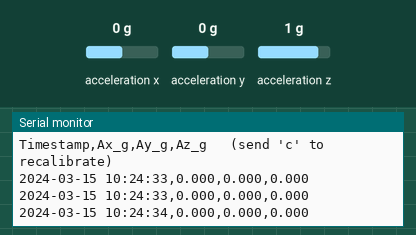
Simulated run of this sketch. Board: Arduino Uno, built with avr-gcc and run on an emulated ATmega328P. Shown: the last lines printed to the serial monitor. Wiring (inferred from the names in the program): MPU-6050 motion sensor at I2C address 0x69. Inputs (shaded band) come from the test bench; at power-on: acceleration x 0 g, acceleration y 0 g, acceleration z 1 g. The local clock reads 2024-03-15 10:24:30 at power-on unless the sketch sets it; storage starts empty.

Above: at 4.3 s.
4.4 s: acceleration x set to -1.4 g
At 5.1 s:
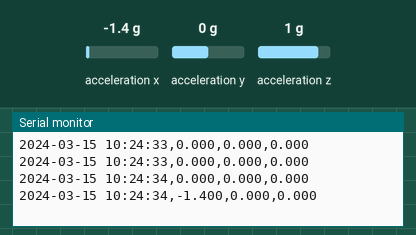
5.9 s: acceleration y set to -1.4 g
At 6.6 s:
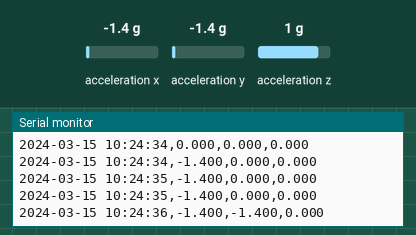
7.4 s: acceleration z set to -1.4 g
At 8.0 s:
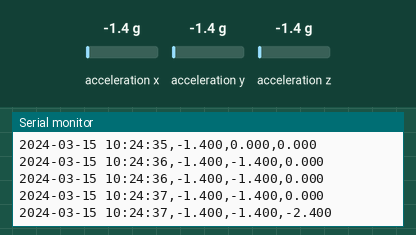
Timing chart, 0 to 10.4 s (numbered marks = the images above; inputs shaded):
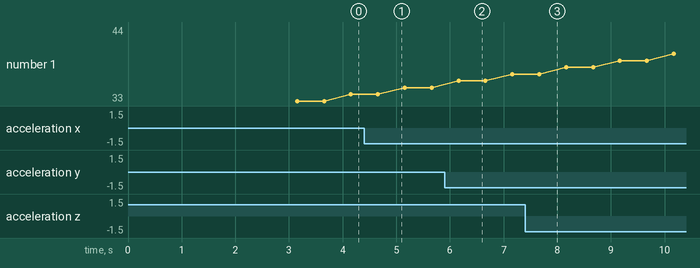

Measured:
- after the input at 4.4 s, the serial monitor: prints a new line after 0.26 s (image 1)
- after the input at 5.9 s, the serial monitor: prints a new line after 0.26 s (image 2)
- after the input at 7.4 s, the serial monitor: prints a new line after 0.26 s (image 3)

The sketch:

rtc_accel_logger_v2.ino
```cpp
/*
  DS3231 RTC + MPU6050 accelerometer -> serial monitor AND CSV file on SD card

  Libraries: RTClib by Adafruit (Library Manager). SD and Wire are built in.

  Wiring (Uno R4 WiFi / Uno: SDA = A4, SCL = A5):
    DS3231   VCC -> 3.3V or 5V, GND -> GND, SDA -> SDA, SCL -> SCL
    MPU6050  VCC -> 3.3V (or 5V on a board with regulator), GND -> GND, SDA -> SDA, SCL -> SCL
    SD card adapter (SPI):
             VCC -> 5V (module must have a regulator/level shifter; bare 3.3V-only modules -> 3.3V)
             GND -> GND, MOSI -> D11, MISO -> D12, SCK -> D13, CS -> D10 (see SD_CS)
    Format the card as FAT32.

  !! I2C ADDRESS CONFLICT !!
  The DS3231 and MPU6050 both default to 0x68. Connect the MPU6050's AD0 pin
  to 3.3V so it moves to 0x69 (MPU_ADDR below).

  FILES
  Each power-up creates a new file: LOG000.CSV, LOG001.CSV, ... (never overwrites).
  Every line is flushed to the card, so you can pull power without losing data.

  CALIBRATION
  Keep the board still at startup; send 'c' in the serial monitor to recalibrate.
    REMOVE_GRAVITY true  -> stationary reads ~0,0,0 in any orientation
    REMOVE_GRAVITY false -> bias removed only; stationary reads ~0,0,1 g (calibrate lying flat)
*/

#include <Wire.h>
#include <SPI.h>
#include <SD.h>
#include <RTClib.h>

#define SD_CS 10
#define MPU_ADDR 0x69
#define SAMPLE_INTERVAL_MS 500

#define REMOVE_GRAVITY true
#define CAL_SAMPLES    500
#define FILTER_ALPHA   0.3
#define DEADBAND_G     0.02

// MPU6050 registers
#define REG_PWR_MGMT_1   0x6B
#define REG_ACCEL_CONFIG 0x1C
#define REG_ACCEL_XOUT_H 0x3B
#define ACCEL_SCALE 16384.0    // +/-2g -> 16384 LSB per g

RTC_DS3231 rtc;
File logFile;

unsigned long lastSample = 0;
float offX = 0, offY = 0, offZ = 0;
float fx = 0, fy = 0, fz = 0;

bool mpuWrite(uint8_t reg, uint8_t value) {
  Wire.beginTransmission(MPU_ADDR);
  Wire.write(reg);
  Wire.write(value);
  return Wire.endTransmission() == 0;
}

bool mpuReadAccel(float &ax, float &ay, float &az) {
  Wire.beginTransmission(MPU_ADDR);
  Wire.write(REG_ACCEL_XOUT_H);
  if (Wire.endTransmission(false) != 0) return false;
  if (Wire.requestFrom((uint8_t)MPU_ADDR, (uint8_t)6) != 6) return false;

  int16_t rawX = (Wire.read() << 8) | Wire.read();
  int16_t rawY = (Wire.read() << 8) | Wire.read();
  int16_t rawZ = (Wire.read() << 8) | Wire.read();

  ax = rawX / ACCEL_SCALE;
  ay = rawY / ACCEL_SCALE;
  az = rawZ / ACCEL_SCALE;
  return true;
}

void calibrate() {
  Serial.println(F("Calibrating - keep the board still..."));
  delay(1000);

  double sx = 0, sy = 0, sz = 0;
  int n = 0;
  for (int i = 0; i < CAL_SAMPLES; i++) {
    float ax, ay, az;
    if (mpuReadAccel(ax, ay, az)) {
      sx += ax; sy += ay; sz += az;
      n++;
    }
    delay(3);
  }

  if (n == 0) {
    Serial.println(F("Calibration failed - no MPU6050 data."));
    return;
  }

  offX = sx / n;
  offY = sy / n;
  offZ = sz / n;
  if (!REMOVE_GRAVITY) offZ -= 1.0;

  fx = 0; fy = 0;
  fz = REMOVE_GRAVITY ? 0 : 1.0;

  Serial.print(F("Offsets (g): "));
  Serial.print(offX, 4); Serial.print(F(", "));
  Serial.print(offY, 4); Serial.print(F(", "));
  Serial.println(offZ, 4);
}

float deadband(float v) {
  return (REMOVE_GRAVITY && fabs(v) < DEADBAND_G) ? 0.0 : v;
}

// Opens the next unused LOGnnn.CSV and writes the header row.
bool openLogFile() {
  char name[13];
  for (int i = 0; i < 1000; i++) {
    snprintf(name, sizeof(name), "LOG%03d.CSV", i);
    if (!SD.exists(name)) {
      logFile = SD.open(name, FILE_WRITE);
      if (!logFile) return false;
      logFile.println(F("Timestamp,Ax_g,Ay_g,Az_g"));
      logFile.flush();
      Serial.print(F("Logging to "));
      Serial.println(name);
      return true;
    }
  }
  return false;
}

// Writes one CSV line to any Print target (Serial or the SD file).
void writeLine(Print &out, const char *ts, float x, float y, float z) {
  out.print(ts);
  out.print(',');
  out.print(x, 3);
  out.print(',');
  out.print(y, 3);
  out.print(',');
  out.println(z, 3);
}

void setup() {
  Serial.begin(115200);
  unsigned long t0 = millis();
  while (!Serial && millis() - t0 < 3000) { ; }   // don't hang when running without a PC
  Wire.begin();

  // --- DS3231 ---
  if (!rtc.begin()) {
    Serial.println(F("ERROR: DS3231 not found. Check wiring."));
    while (true) delay(1000);
  }
  if (rtc.lostPower()) {
    Serial.println(F("RTC lost power - setting time to compile time."));
    rtc.adjust(DateTime(F(__DATE__), F(__TIME__)));
  }

  // --- MPU6050 ---
  if (!mpuWrite(REG_PWR_MGMT_1, 0x00)) {
    Serial.println(F("ERROR: MPU6050 not found. Check wiring and AD0/address."));
    while (true) delay(1000);
  }
  mpuWrite(REG_ACCEL_CONFIG, 0x00);
  delay(100);

  // --- SD card ---
  if (!SD.begin(SD_CS)) {
    Serial.println(F("ERROR: SD card init failed. Check wiring, CS pin, and FAT32 format."));
    while (true) delay(1000);
  }
  if (!openLogFile()) {
    Serial.println(F("ERROR: could not create log file."));
    while (true) delay(1000);
  }

  calibrate();

  Serial.println(F("Timestamp,Ax_g,Ay_g,Az_g   (send 'c' to recalibrate)"));
}

void loop() {
  if (Serial.available()) {
    char c = Serial.read();
    if (c == 'c' || c == 'C') calibrate();
  }

  // Sample continuously to keep the filter settled; log at SAMPLE_INTERVAL_MS
  float ax, ay, az;
  if (mpuReadAccel(ax, ay, az)) {
    ax -= offX; ay -= offY; az -= offZ;
    fx += FILTER_ALPHA * (ax - fx);
    fy += FILTER_ALPHA * (ay - fy);
    fz += FILTER_ALPHA * (az - fz);
  }
  delay(5);

  if (millis() - lastSample < SAMPLE_INTERVAL_MS) return;
  lastSample = millis();

  DateTime now = rtc.now();
  char ts[20];
  snprintf(ts, sizeof(ts), "%04d-%02d-%02d %02d:%02d:%02d",
           now.year(), now.month(), now.day(),
           now.hour(), now.minute(), now.second());

  float x = deadband(fx);
  float y = deadband(fy);
  float z = REMOVE_GRAVITY ? deadband(fz) : fz;

  writeLine(Serial, ts, x, y, z);

  if (logFile) {
    writeLine(logFile, ts, x, y, z);
    logFile.flush();   // commit to the card so nothing is lost on power-off
  }
}
```
